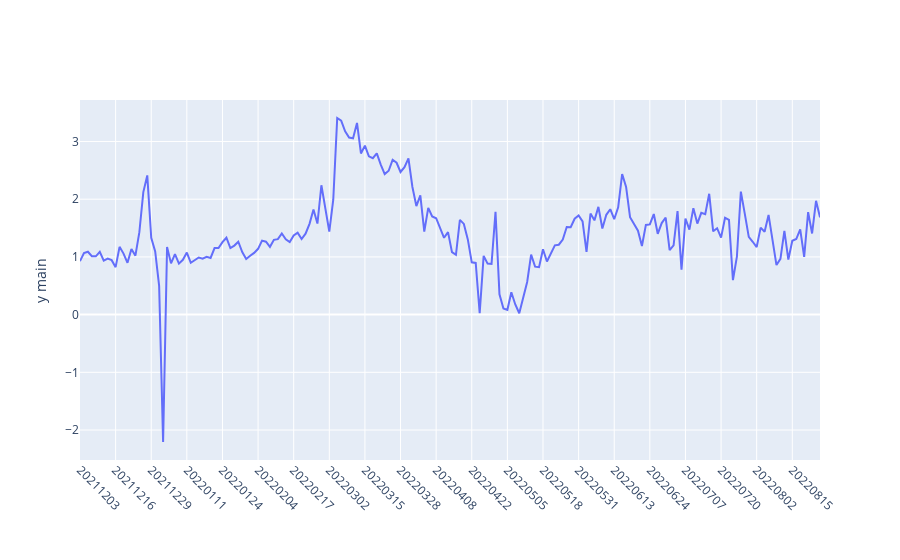

The cell this chart's notebook holds for it:
### Code cell
df = run_analysis('z')
display.display(df.tail(20))
display.display(pu.plotly_plot(df.iloc[0:-10][['Time','nf_tg_mmbtu']],x_column='Time'))

### Figure 1 — Plotly figure (JSON) as saved in the notebook; plotly's stock layout.template omitted (floating-point values rounded to 4 significant figures; data arrays with more than 128 entries replaced by an {"elided": "..."} marker saying what was removed)
{"data": [{"name": "nf_tg_mmbtu", "opacity": 1, "type": "scatter", "x": {"elided": "188 int values"}, "y": {"elided": "188 float values"}, "yaxis": "y"}], "layout": {"autosize": true, "hovermode": "x", "margin": {"b": 100}, "modebar": {"bgcolor": "grey", "orientation": "v"}, "spikedistance": 1000, "title": {"x": 0.5, "xanchor": "center", "y": 0.9, "yanchor": "top"}, "xaxis": {"showspikes": true, "spikedash": "solid", "spikemode": "toaxis+across", "spikethickness": 1, "tickangle": 45, "ticktext": [20211203, 20211216, 20211229, 20220111, 20220124, 20220204, 20220217, 20220302, 20220315, 20220328, 20220408, 20220422, 20220505, 20220518, 20220531, 20220613, 20220624, 20220707, 20220720, 20220802, 20220815], "tickvals": [20211203, 20211216, 20211229, 20220111, 20220124, 20220204, 20220217, 20220302, 20220315, 20220328, 20220408, 20220422, 20220505, 20220518, 20220531, 20220613, 20220624, 20220707, 20220720, 20220802, 20220815], "type": "category"}, "yaxis": {"showspikes": true, "spikedash": "solid", "spikemode": "toaxis+across", "spikethickness": 1, "title": {"text": "y main"}}, "yaxis2": {"overlaying": "y", "side": "right", "title": {"text": "y alt"}}}}
